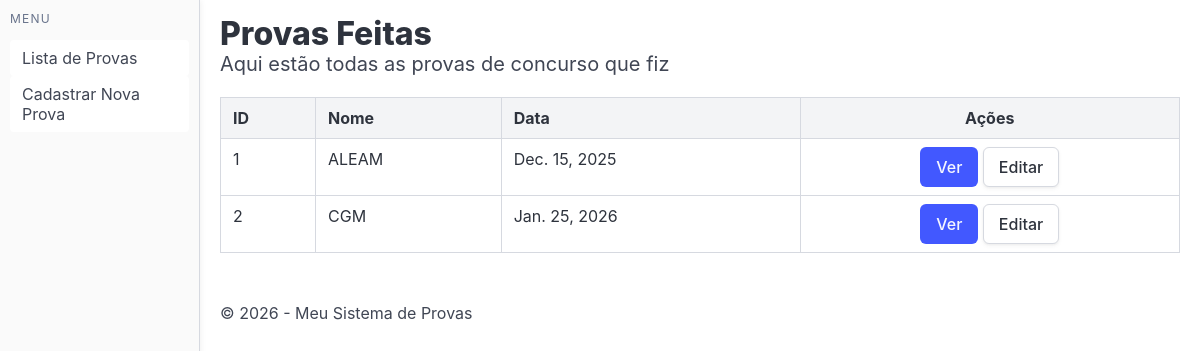
/provas, run on the app's committed database.
### core/models.py (models this page shows, shortened)
class Prova(models.Model):
    id = models.BigAutoField(primary_key=True)
    nome = models.CharField(max_length=200)
    data = models.DateField()
    QUESTOES = {
        'Lingua Portuguesa': {
            'Q1': False,
            'Q2': False,
            'Q3': True,
            'Q4': True,
            'Q5': False,
            'Q6': False,
            'Q7': False,
            'Q8': True,
            'Q9': False,
            'Q10': True,
        },
        'Raciocínio Lógico': {
            'Q11': True,
            'Q12': False,
            'Q13': False,
            'Q14': False,
            'Q15': False,
        },
        'Administração Financeira Orçamentária': {
            'Q16': False,
            'Q17': True,
            'Q18': False,
            'Q19': False,
            'Q20': True,
            'Q21': False,
            'Q22': False,
            'Q23': False,
            'Q24': False,
            'Q25': False,
        },
        'Controle Interno e Externo': {
            'Q26': True,
            'Q27': True,
            'Q28': False,
            'Q29': False,
            'Q30': True,
            'Q31': True,
            'Q32': False,
            'Q33': False,
            'Q34': True,
            'Q35': True,
        },
        'Direto Administrativo': {
            'Q36': False,
            'Q37': False,
            'Q38': False,
            'Q39': False,
            'Q40': False,
            'Q41': False,
            'Q42': True,
            'Q43': True,
            'Q44': False,
            'Q45': False,
        },
        'Legislação Municipal': {
            'Q46': True,
            'Q47': True,
            'Q48': True,
            'Q49': False,
            'Q50': True,
        },
        'Conhecimento Específico': {
            'Q51': True,
            'Q52': True,
            'Q53': True,
            'Q54': True,
            'Q55': False,
            'Q56': True,
            'Q57': False,
            'Q58': True,
            'Q59': False,
            'Q60': False,
            'Q61': True,
            'Q62': True,
            'Q63': False,
            'Q64': True,
            'Q65': True,
            'Q66': True,
            'Q67': True,
            'Q68': True,
            'Q69': True,
            'Q70': False,
        },
    }
    class Meta:
        db_table = 'prova'

### core/views.py (the view)
# urls.py: path('provas', provas),
def provas(request):
    provas = Prova.objects.all()
    return render(request, 'core/provas.html', {
        'provas': provas
    })

### core/templates/core/provas.html
{% extends "core/base.html" %}
{% block content %}
<h1 class="title">Provas Feitas</h1>
<p class="subtitle">Aqui estão todas as provas de concurso que fiz</p>
<table class="table is-bordered is-fullwidth">
    <thead>
        <tr>
            <th class="is-light">ID</th>
            <th class="is-light">Nome</th>
            <th class="is-light">Data</th>
            <th class="is-light has-text-centered">Ações</th>
        </tr>
    </thead>
    <tbody>
        {% for prova in provas %}
        <tr>
            <td>{{ prova.id }}</td>
            <td>{{ prova.nome }}</td>
            <td>{{ prova.data }}</td>
            <td class="has-text-centered">
                <a class="button is-link" href="/provas/ver/{{ prova.id }}">Ver</a>
                <a class="button is-default" href="/provas/editar_prova/{{ prova.id }}">Editar</a>
            </td>
        </tr>
        {% endfor %}
    </tbody>
</table>
{% endblock %}

### data on the page
Prova: id "1", nome "ALEAM", data "Dec. 15, 2025"
Prova: id "2", nome "CGM", data "Jan. 25, 2026"
